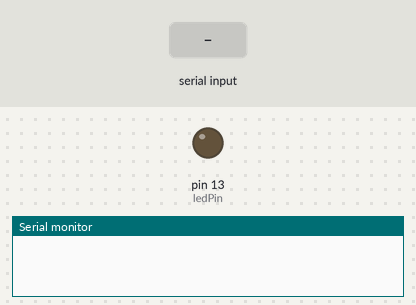
Bench run of a sketch on a simulated Arduino Uno, built with avr-gcc and run on an emulated ATmega328P. Shown: output pins drawn as LEDs (lit = HIGH), the last lines printed to the serial monitor. Inputs (shaded band) come from the test bench.

Above: at 1.2 s.
1.3 s: "30,150\n" received over Serial
At 2.1 s:
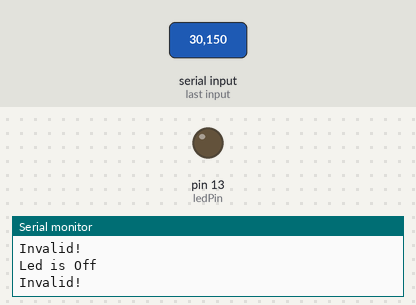
2.8 s: "1\n" received over Serial
At 4.0 s:
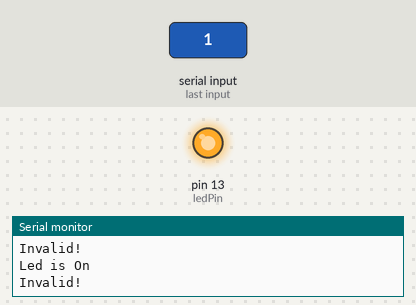
4.3 s: "90,45\n" received over Serial
At 5.5 s:
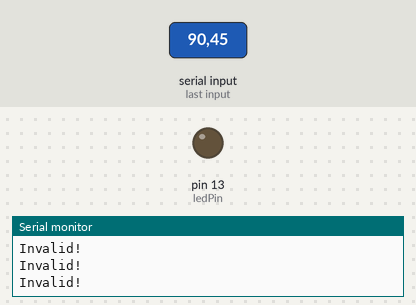
Timing chart, 0 to 7.3 s (numbered marks = the images above; inputs shaded):
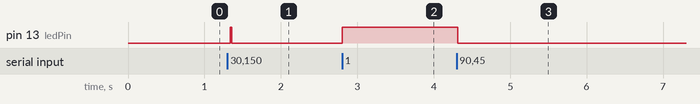

Measured:
- after the input at 1.3 s, pin 13 (ledPin): LOW → HIGH at once, → LOW 0.02 s later
- after the input at 2.8 s, pin 13 (ledPin): LOW → HIGH at once
- after the input at 4.3 s, pin 13 (ledPin): HIGH → LOW at once

The sketch:

send2Arduinoled.ino
```cpp
//This code will enable the user to turn an LED attached to an Arduino on and off with 1 and 0 respectively.

int ledPin = 13;

void setup() {
  //Create Serial Object
  Serial.begin(9600);
  //Set pin of led to output
  pinMode(ledPin, OUTPUT);
}

void loop() {
  //Have the arduino wait to receive input
  while (Serial.available() == 0);

  //Read the Input
  int val = Serial.read() - '0';

  if (val == 1)
  {

    Serial.println("Led is On");
    digitalWrite(ledPin, HIGH);
  }
  else if (val == 0)
  {
    Serial.println("Led is Off");
    digitalWrite(ledPin, LOW);
  }
  else
  {
    Serial.println("Invalid!");
  }
  Serial.flush();
}
```
